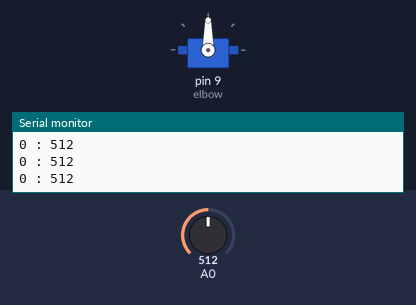
This sketch was run on a simulated Arduino Uno, built with avr-gcc and run on an emulated ATmega328P. On the bench: servo, the last lines printed to the serial monitor. The inputs (shaded band) are chosen by the test bench; at power-on: A0 = 512.

Above: at 1.2 s.
1.3 s: A0 set to 662
4.3 s: A0 set to 683
At 4.76 s:
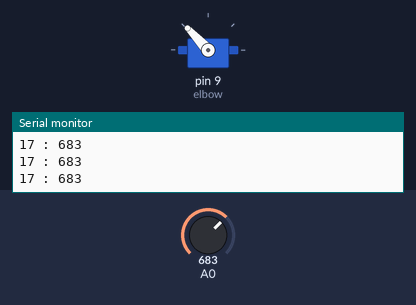
At 6.3 s:
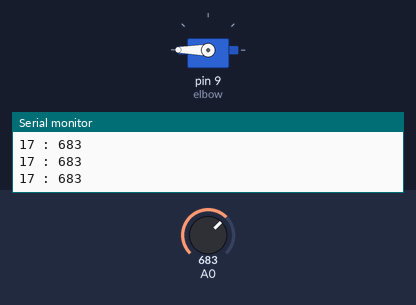
6.7 s: A0 set to 367
8.2 s: A0 set to 342
At 9.25 s:
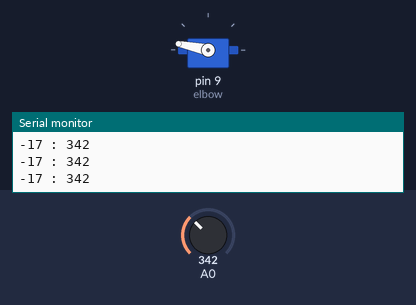
At 10.34 s:
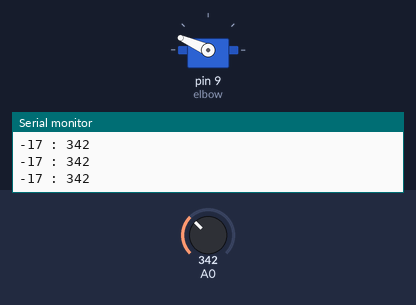
11.2 s: A0 set to 331
14.2 s: A0 set to 313
Timing chart, 0 to 20.2 s (numbered marks = the images above; inputs shaded):
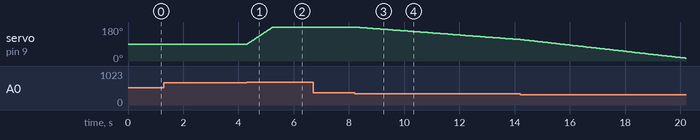

Measured:
- the behaviour switches between 671 and 672 on A0 (found by bisection; images 0 and 1)
- the behaviour switches between 353 and 352 on A0 (found by bisection; images 2 and 3)
- after the input at 4.3 s, servo on pin 9 (elbow): moves from 90° to 180° over 0.93 s, starting at once
- after the input at 8.2 s, servo on pin 9 (elbow): moves from 180° to 147° over 2.9 s, starting at once

The sketch:

robot_arm.ino
```cpp
#include <Servo.h>

Servo elbow;

int pot1 = A0;
int pot1Mid;
void setup() {

  Serial.begin(9600);
  pot1Mid = analogRead(A0);
  elbow.attach(9);
}

void loop() {

  int pot1Val = ((analogRead(A0)-pot1Mid)/10);
  Serial.print(pot1Val);
  Serial.print(" : ");
  Serial.println(analogRead(A0));


  if(pot1Val > 15){

    elbow.write(elbow.read()+1);
    delay(30*((abs(pot1Val-90))/76));
  }

  if(pot1Val < -15){

    elbow.write(elbow.read()-1);
    delay(30*((abs(pot1Val+90))/24));
  }

}
```
